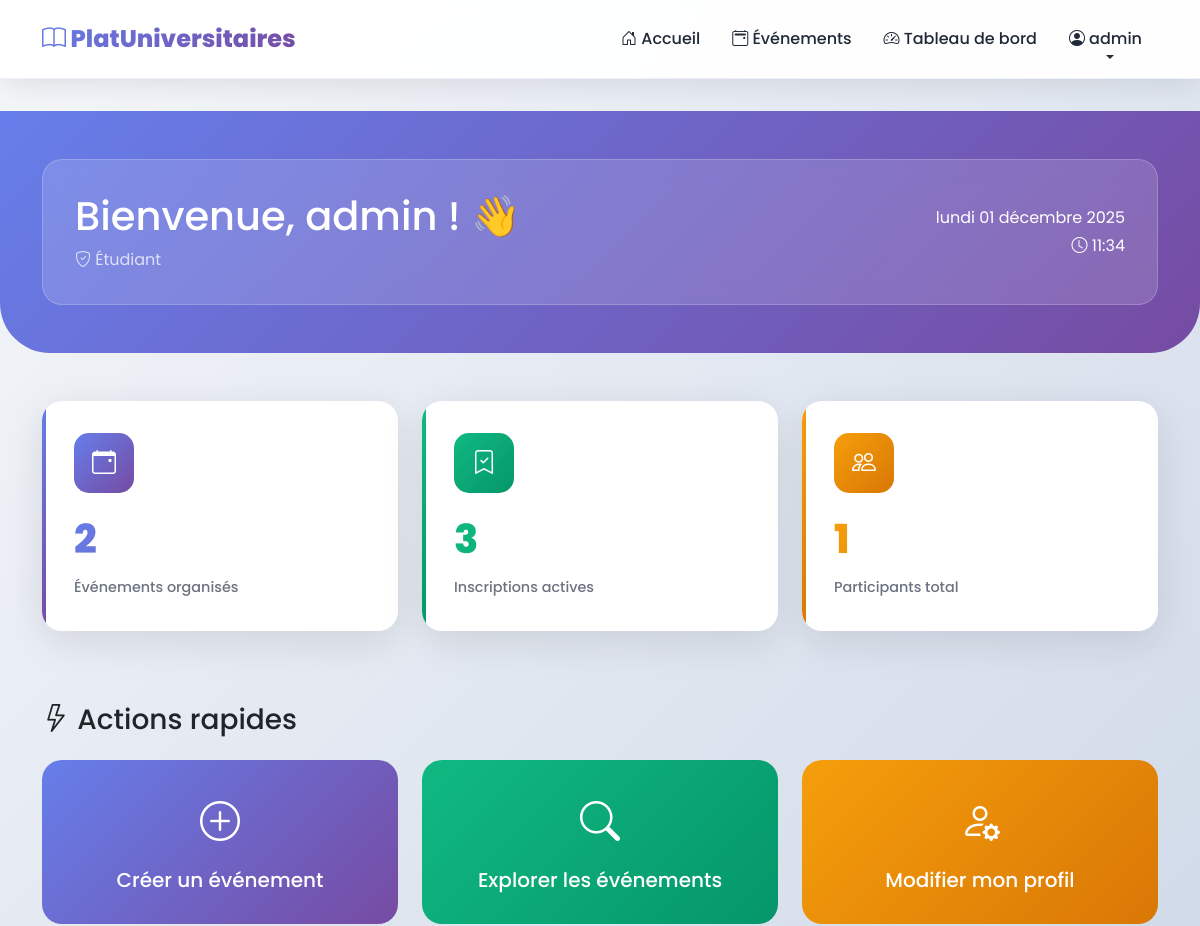
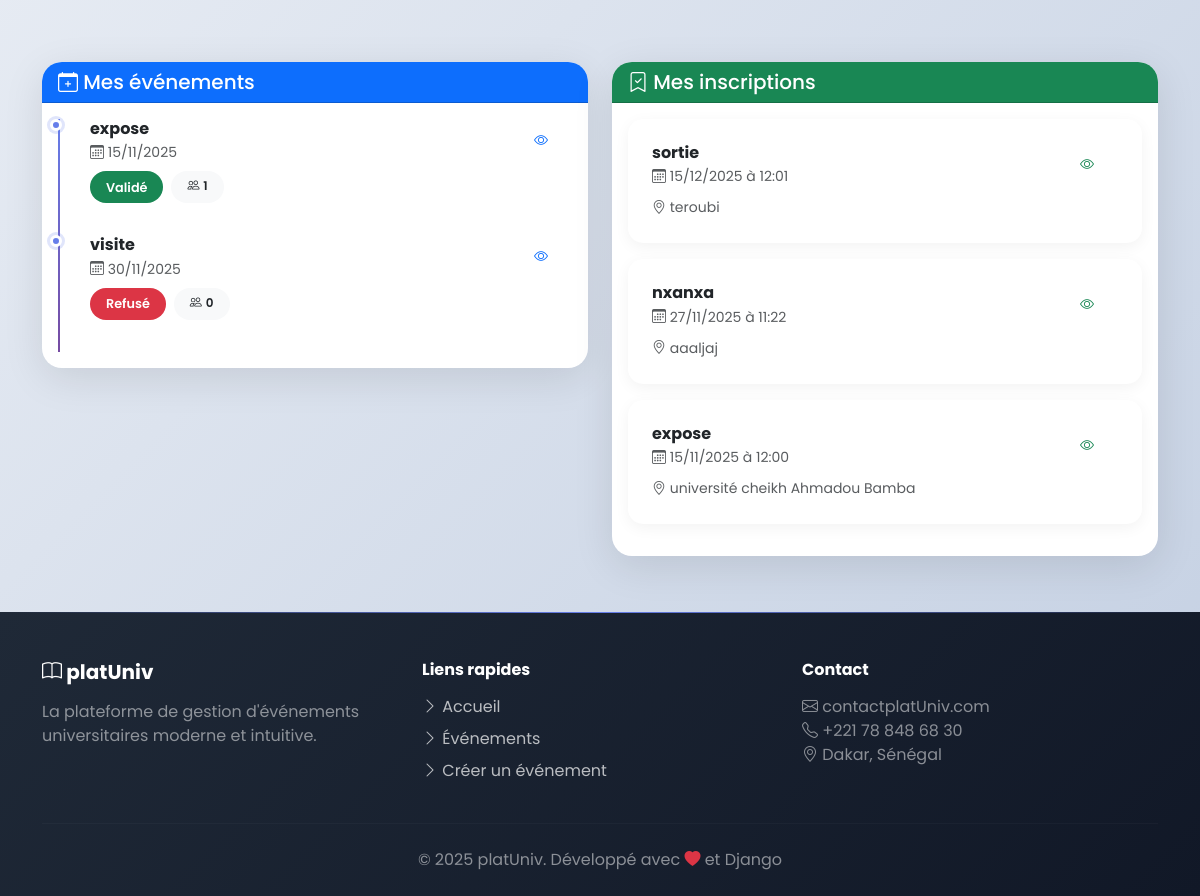
The page /tableau-bord/ (signed in) on the database as committed earlier (2 pictures, top to bottom).
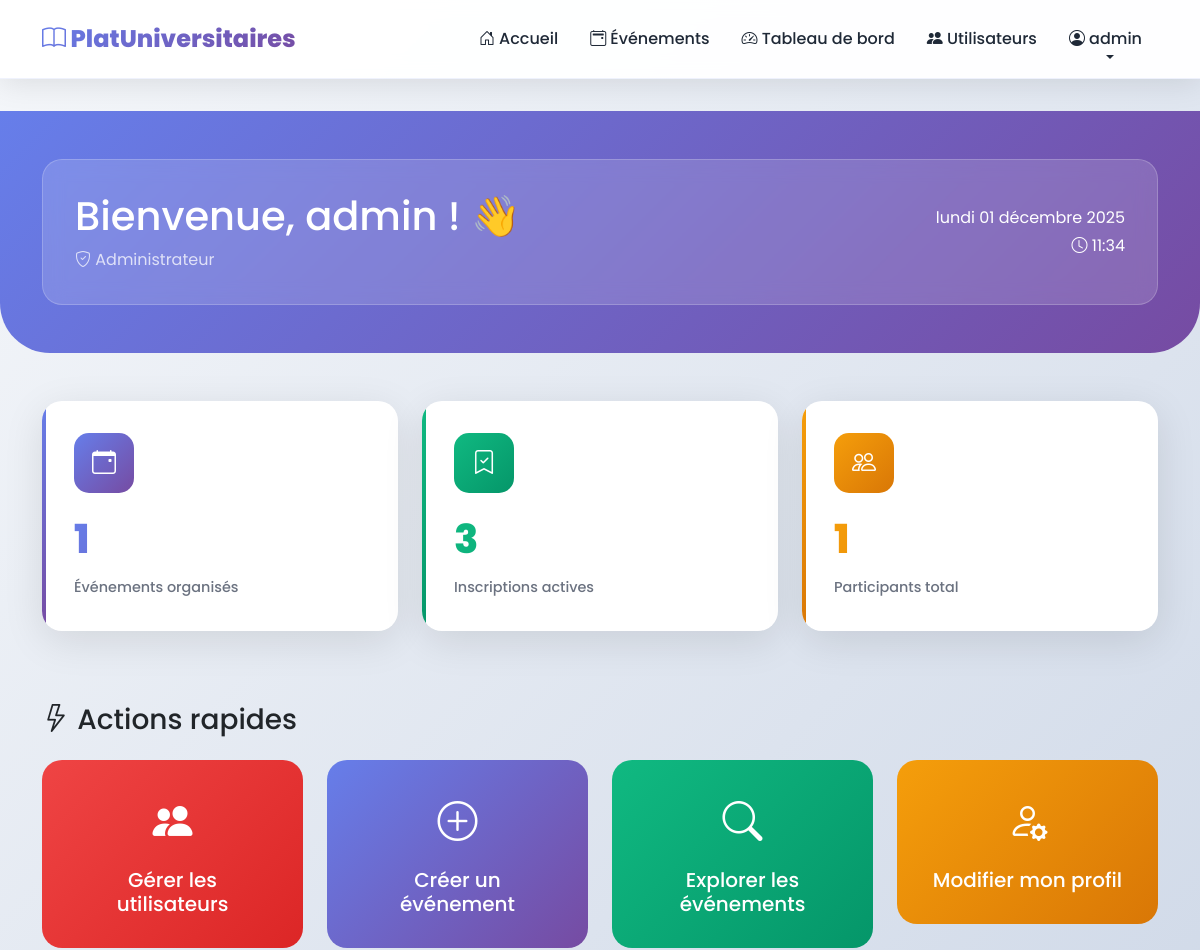
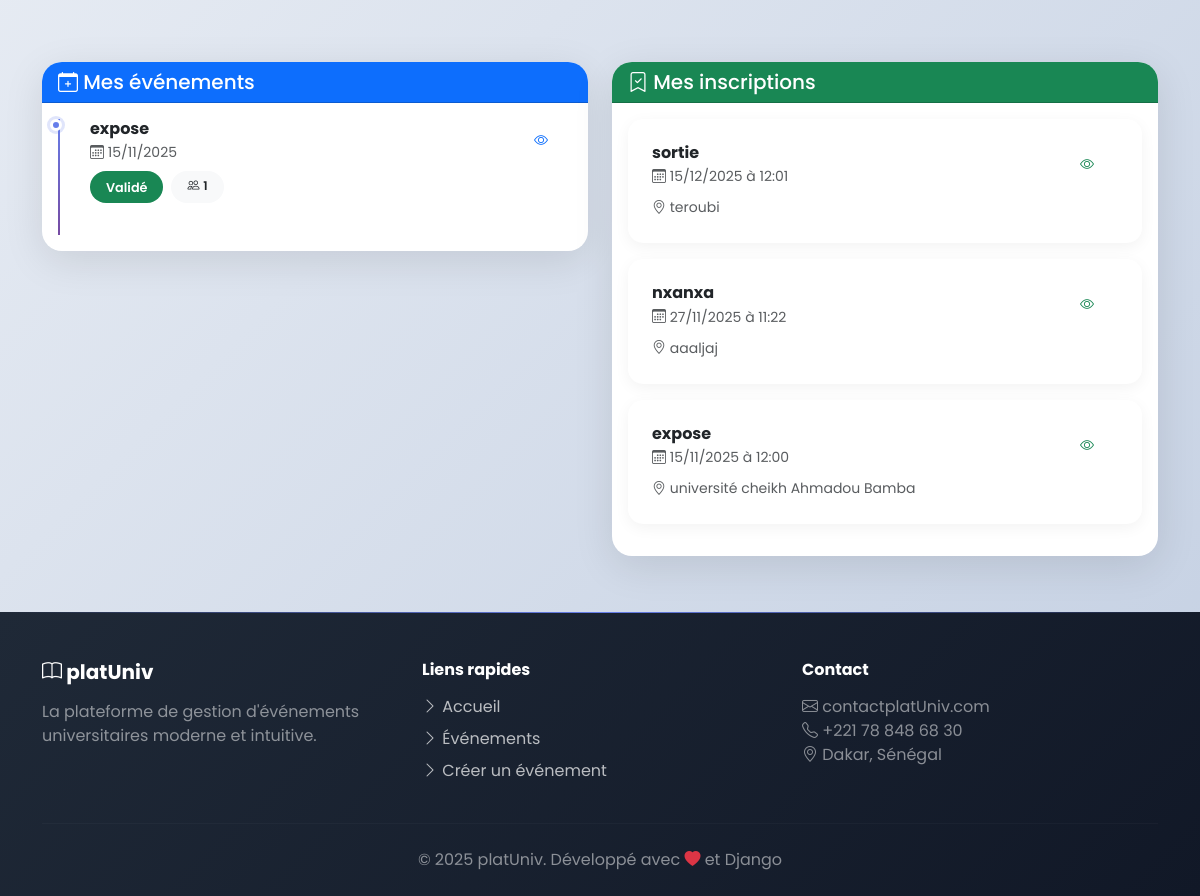
The same page on the database as committed later (2 pictures, top to bottom).
### evenements/models.py (models this page shows, shortened)
class Utilisateur(AbstractUser):
    ROLE_CHOICES = [
        ('etudiant', 'Étudiant'),
        ('admin', 'Administrateur'),
    ]
    role = models.CharField(max_length=20, choices=ROLE_CHOICES, default='etudiant')
    departement = models.CharField(max_length=100, blank=True)
    telephone = models.CharField(max_length=20, blank=True)
    class Meta:
        verbose_name = 'Utilisateur'
        verbose_name_plural = 'Utilisateurs'
    def est_admin(self):
        return self.role == 'admin'

class Evenement(models.Model):
    CATEGORIE_CHOICES = [
        ('conference', 'Conférence'),
        ('soutenance', 'Soutenance'),
        ('atelier', 'Atelier'),
        ('culturel', 'Activité Culturelle'),
        ('autre', 'Autre'),
    ]
    STATUT_CHOICES = [
        ('en_attente', 'En attente de validation'),
        ('valide', 'Validé'),
        ('refuse', 'Refusé'),
        ('annule', 'Annulé'),
    ]
    titre = models.CharField(max_length=200)
    description = models.TextField()
    date_debut = models.DateTimeField()
    date_fin = models.DateTimeField()
    lieu = models.CharField(max_length=200)
    categorie = models.CharField(max_length=20, choices=CATEGORIE_CHOICES)
    capacite_max = models.IntegerField(default=50, help_text="Nombre maximum de participants")
    organisateur = models.ForeignKey(Utilisateur, on_delete=models.CASCADE, related_name='evenements_organises')
    statut = models.CharField(max_length=20, choices=STATUT_CHOICES, default='en_attente')
    date_creation = models.DateTimeField(auto_now_add=True)
    date_modification = models.DateTimeField(auto_now=True)
    class Meta:
        verbose_name = 'Événement'
        verbose_name_plural = 'Événements'
        ordering = ['date_debut']
    def nombre_inscrits(self):
        return self.inscriptions.filter(statut='confirmee').count()

class Inscription(models.Model):
    STATUT_CHOICES = [
        ('en_attente', 'En attente'),
        ('confirmee', 'Confirmée'),
        ('annulee', 'Annulée'),
    ]
    evenement = models.ForeignKey(Evenement, on_delete=models.CASCADE, related_name='inscriptions')
    participant = models.ForeignKey(Utilisateur, on_delete=models.CASCADE, related_name='inscriptions')
    statut = models.CharField(max_length=20, choices=STATUT_CHOICES, default='confirmee')
    date_inscription = models.DateTimeField(auto_now_add=True)
    commentaire = models.TextField(blank=True)
    class Meta:
        verbose_name = 'Inscription'
        verbose_name_plural = 'Inscriptions'
        unique_together = ['evenement', 'participant']
        ordering = ['-date_inscription']

### evenements/views.py (the view)
# urls.py: path('tableau-bord/', views.tableau_bord, name='tableau_bord'),
@login_required
def tableau_bord(request):
    utilisateur = request.user
    mes_evenements = Evenement.objects.filter(organisateur=utilisateur)
    mes_inscriptions = Inscription.objects.filter(
        participant=utilisateur,
        statut='confirmee'
    ).select_related('evenement')
    evenements_en_attente = None
    if utilisateur.est_admin():
        evenements_en_attente = Evenement.objects.filter(statut='en_attente')
    stats = {
        'nb_evenements_organises': mes_evenements.count(),
        'nb_inscriptions': mes_inscriptions.count(),
        'nb_participants_total': sum([e.nombre_inscrits() for e in mes_evenements]),
    }
    context = {
        'mes_evenements': mes_evenements,
        'mes_inscriptions': mes_inscriptions,
        'evenements_en_attente': evenements_en_attente,
        'stats': stats,
        'now': timezone.now(),  # Ajout de la date actuelle
    }
    return render(request, 'evenements/tableau_bord.html', context)

### evenements/templates/evenements/tableau_bord.html (shortened to what the changed rows need)
{% extends 'evenements/base.html' %}
{% block content %}
<div class="dashboard-header">
    <div class="container">
        <div class="welcome-card">
            <div class="d-flex align-items-center justify-content-between flex-wrap">
                <div>
                    <h1 class="mb-2">
                        Bienvenue, {{ user.first_name|default:user.username }} ! 👋
                    </h1>
                    <p class="mb-0 opacity-75">
                        <i class="bi bi-shield-check"></i> {{ user.get_role_display }}
                    </p>
                </div>
            </div>
        </div>
    </div>
</div>
<div class="container">
    <div class="row mb-5">
        <div class="col-md-4 mb-4">
            <div class="stat-card-modern" style="--gradient-from: #667eea; --gradient-to: #764ba2;">
                <div class="stat-icon">
                    <i class="bi bi-calendar-event"></i>
                </div>
                <div class="stat-number" id="statEvents">{{ stats.nb_evenements_organises }}</div>
                <div class="stat-label">Événements organisés</div>
            </div>
        </div>
    </div>
    <div class="row mb-5">
        {% if user.est_admin %}
            <div class="col-md-3 mb-3">
                <a href="{% url 'gestion_utilisateurs' %}" class="quick-action-card" style="background: linear-gradient(135deg, #ef4444, #dc2626);">
                    <div class="quick-action-icon">
                        <i class="bi bi-people-fill"></i>
                    </div>
                    <h5 class="mb-0">Gérer les utilisateurs</h5>
                </a>
            </div>
        {% endif %}
    </div>
    <div class="row">
        <div class="col-lg-6 mb-4">
            <div class="card" style="border-radius: 20px; border: none;">
                <div class="card-body">
                    {% if mes_evenements %}
                        <div class="timeline">
                            {% for evenement in mes_evenements|slice:":5" %}
                                <div class="timeline-item">
                                    <div class="d-flex justify-content-between align-items-start gap-3">
                                        <div class="flex-grow-1">
                                            <h6 class="mb-1 fw-bold">{{ evenement.titre }}</h6>
                                            <small class="text-muted d-block mb-2">
                                                <i class="bi bi-calendar3"></i> {{ evenement.date_debut|date:"d/m/Y" }}
                                            </small>
                                            <div class="d-flex gap-2 flex-wrap">
                                                <span class="status-badge-custom {% if evenement.statut == 'valide' %}bg-success{% elif evenement.statut == 'en_attente' %}bg-warning{% else %}bg-danger{% endif %} text-white">
                                                    {{ evenement.get_statut_display }}
                                                </span>
                                                <span class="badge bg-light text-dark">
                                                    <i class="bi bi-people"></i> {{ evenement.nombre_inscrits }}
                                                </span>
                                            </div>
                                        </div>
                                        <a href="{% url 'detail_evenement' evenement.pk %}" class="btn btn-sm btn-outline-primary">
                                            <i class="bi bi-eye"></i>
                                        </a>
                                    </div>
                                </div>
                            {% endfor %}
                        </div>
                    {% endif %}
                </div>
            </div>
        </div>
        <div class="col-lg-6 mb-4">
            <div class="card" style="border-radius: 20px; border: none;">
                <div class="card-body">
                    {% if mes_inscriptions %}
                        {% for inscription in mes_inscriptions|slice:":5" %}
                            <div class="event-list-item">
                                <div class="d-flex justify-content-between align-items-start gap-3">
                                    <div class="flex-grow-1">
                                        <h6 class="mb-1 fw-bold">{{ inscription.evenement.titre }}</h6>
                                        <small class="text-muted d-block mb-2">
                                            <i class="bi bi-calendar3"></i> {{ inscription.evenement.date_debut|date:"d/m/Y à H:i" }}
                                        </small>
                                        <small class="text-muted">
                                            <i class="bi bi-geo-alt"></i> {{ inscription.evenement.lieu }}
                                        </small>
                                    </div>
                                    <a href="{% url 'detail_evenement' inscription.evenement.pk %}" class="btn btn-sm btn-outline-success">
                                        <i class="bi bi-eye"></i>
                                    </a>
                                </div>
                            </div>
                        {% endfor %}
                    {% endif %}
                </div>
            </div>
        </div>
    </div>
</div>
{% endblock %}

### evenements/templates/evenements/base.html (shortened to what the changed rows need)
<!DOCTYPE html>
<html lang="fr">
<head>
    <link href="https://cdn.jsdelivr.net/npm/bootstrap@5.3.0/dist/css/bootstrap.min.css" rel="stylesheet">
    <link rel="stylesheet" href="https://cdn.jsdelivr.net/npm/bootstrap-icons@1.10.0/font/bootstrap-icons.css">
</head>
<body>
    <nav class="navbar navbar-expand-lg sticky-top" id="mainNav">
        <div class="container">
            <div class="collapse navbar-collapse" id="navbarNav">
                <ul class="navbar-nav ms-auto align-items-center">
                    {% if user.is_authenticated %}
                        <li class="nav-item">
                            <a class="nav-link" href="{% url 'liste_evenements' %}">
                                <i class="bi bi-calendar2-event"></i> Événements
                            </a>
                        </li>
                        <li class="nav-item">
                            <a class="nav-link" href="{% url 'tableau_bord' %}">
                                <i class="bi bi-speedometer2"></i> Tableau de bord
                            </a>
                        </li>
                        {% if user.est_admin %}
                            <li class="nav-item">
                                <a class="nav-link" href="{% url 'gestion_utilisateurs' %}">
                                    <i class="bi bi-people-fill"></i> Utilisateurs
                                </a>
                            </li>
                        {% endif %}
                        <li class="nav-item dropdown">
                            <a class="nav-link dropdown-toggle" href="#" role="button" data-bs-toggle="dropdown">
                                <i class="bi bi-person-circle"></i> {{ user.first_name|default:user.username }}
                            </a>
                        </li>
                    {% endif %}
                </ul>
            </div>
        </div>
    </nav>
    <main class="fade-in">
        {% block content %}{% endblock %}
    </main>
</body>
</html>

Rows that differ between the two databases and show on the page:
removed Evenement: titre "visite", date_debut "30/11/2025", statut "Refusé", nombre_inscrits "0"
changed Utilisateur "admin": role "Étudiant" → "Administrateur"
Other text that changed with them:
{{ stats.nb_evenements_organises }}: "2" → "1"
text now shown: "Utilisateurs Gérer les utilisateurs"
